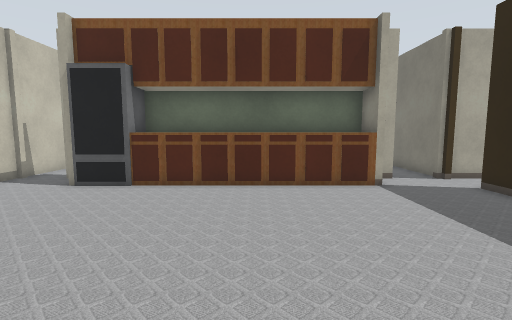
View 1 (above)

24 first-person views from a walk through a robot-simulator world made for Gazebo. The camera is 0.94 m above the floor, tilts 6° down and sees 85° across. Floor lines are 1 m apart. The floor is counted in squares, 0.5 m on a side. Each view is taken from the middle of a square. On the plan, view 1 faces up. The plan holds only what a view shows up to about 16 squares ahead; the rest is blank. The place goes on beyond the plan. Some surface patterns are stand-ins.

View 2
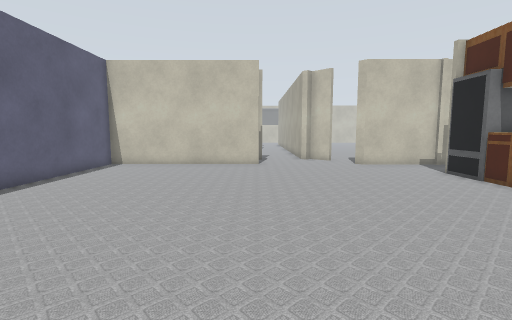

View 3
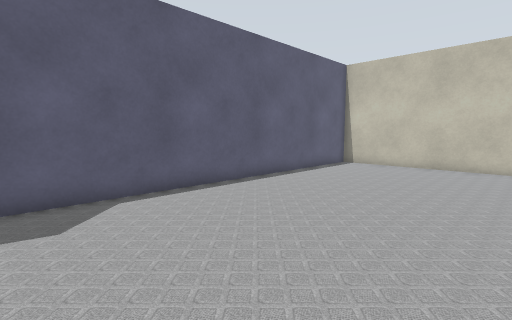

View 4
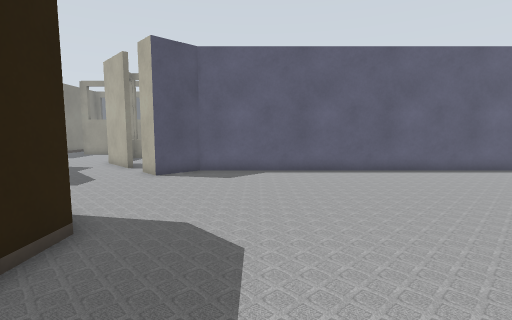

View 5
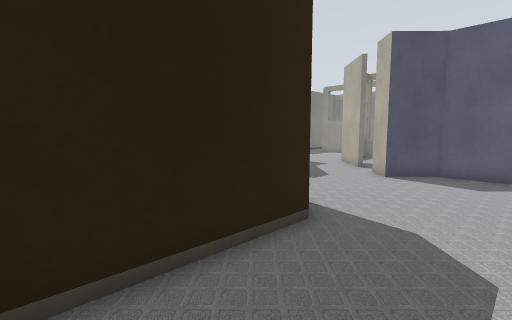

View 6
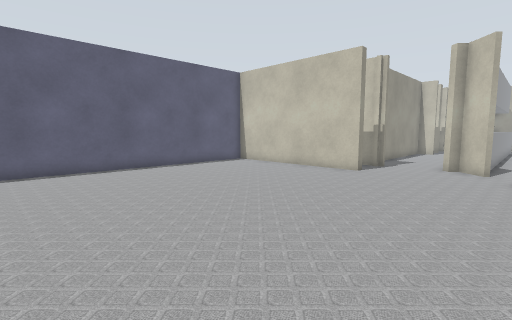

View 7
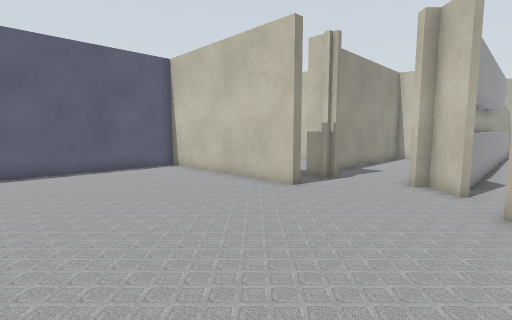

View 8
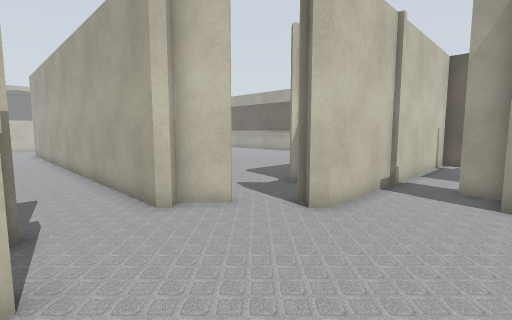

View 9
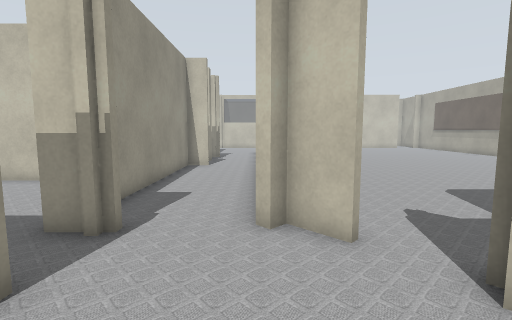

View 10
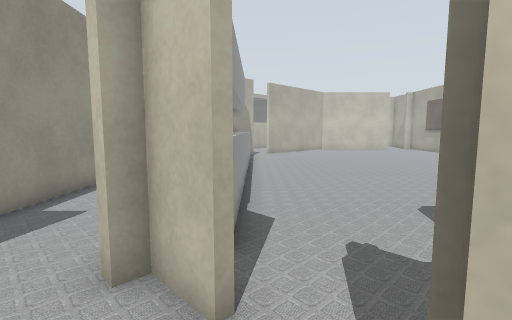

View 11
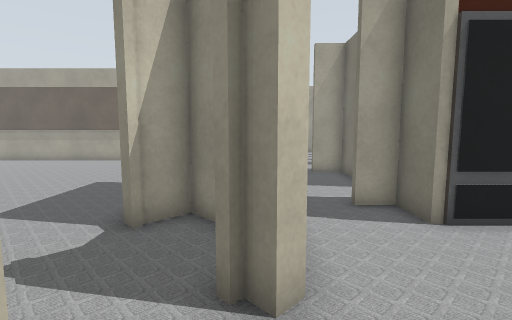

View 12
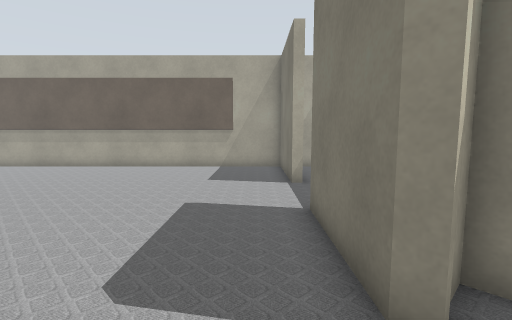

View 13
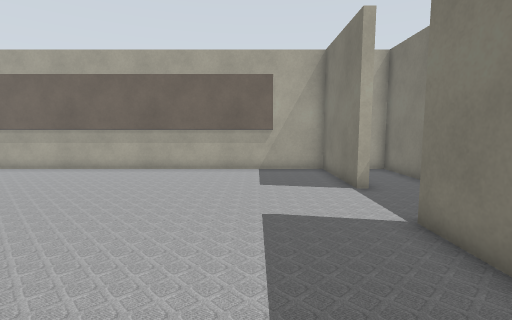

View 14
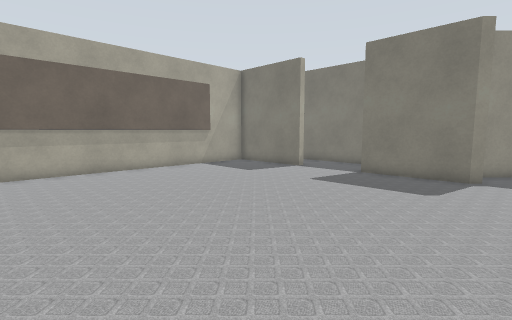

View 15
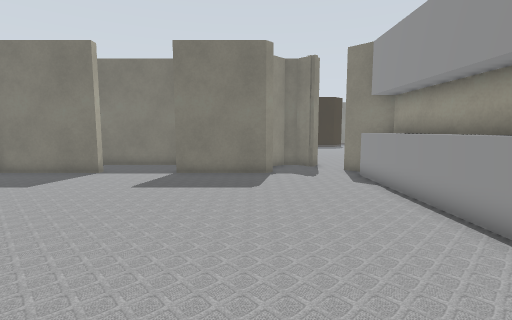

View 16
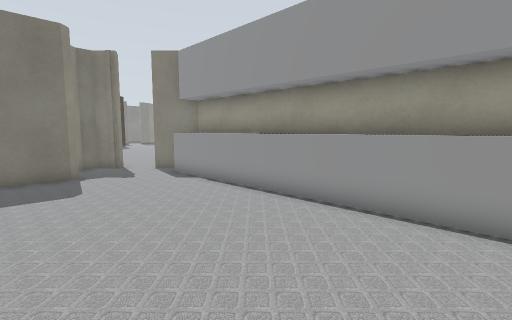

View 17
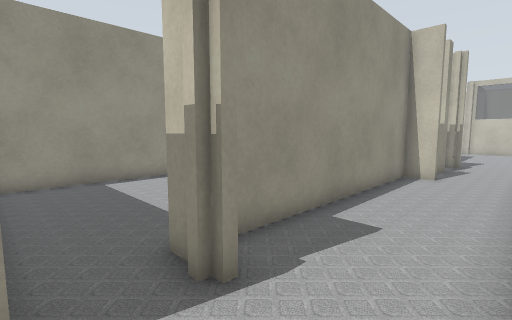

View 18
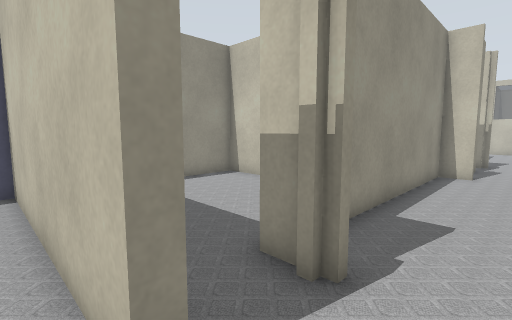

View 19
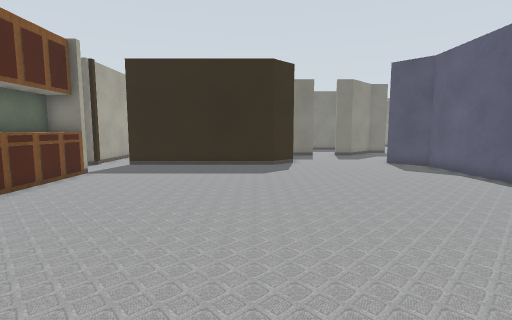

View 20
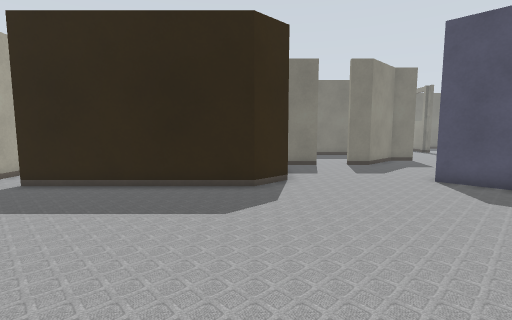

View 21
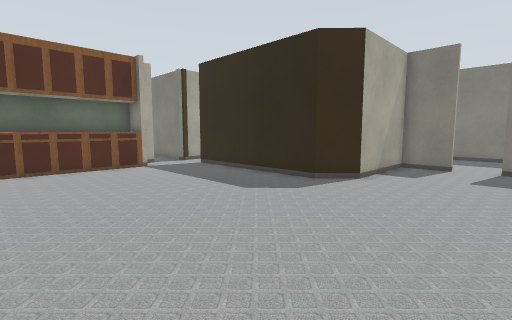

View 22
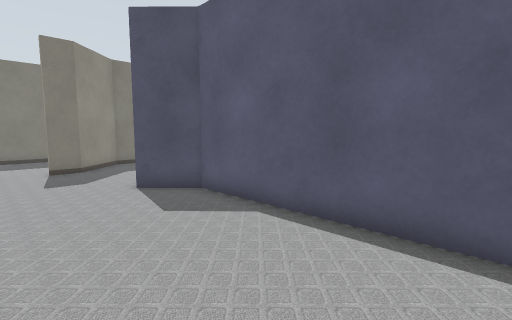

View 23
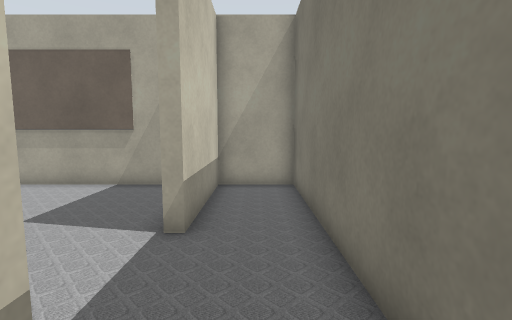

View 24
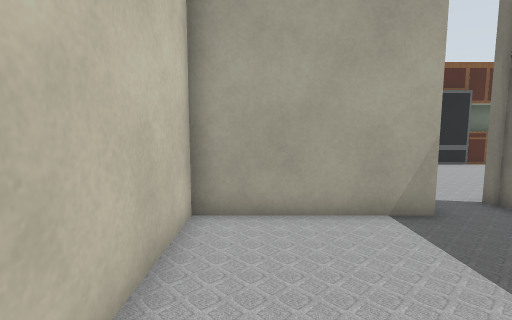

### Floor plan
Points are (right, up) in squares from view 1. A wall is a line through its corners. A room is listed if a view was taken in it or the views show most of it. See-through windows are left out.
Room 1 (views 1, 2, 3, 4, 5, 6, 7, 8, 9, 10, 18, 19, 20, 21, 22)
walls: (-9.7, 1.2) (-9.7, -7.1) (6.7, -7.1) (8.2, -5.6); (4.4, 9.4) (-6.4, 9.4) (-6.4, 10.9) (-7.5, 10.9); (4.1, 9.8) (-4.2, 9.8); (9.6, -0.2) (8.6, -0.2) (7.3, 1.1) (7.3, 9); (-9.4, 11) (-9.4, 7) (-9.8, 6.6)
ways out: opening at (-10, 4) to room 2; opening at (-8, 11) to room 6; opening at (5.5, 9) to room 7; opening at (8.5, -3)
Room 2 (views 11, 17)
walls: (-12, 0.9) (-12, 0.1); (-11.4, 5.7) (-12.5, 4.6) (-12.2, 4.3) (-12.4, 4) (-25.5, 4); (-22.2, 1.5) (-22.2, 0.3) (-13.1, 0.3); (-9.9, 0.5) (-9.9, 1.2) (-9.7, 1.2); (-9.8, 6.6) (-10.3, 7.1) (-9.7, 7.8) (-9.7, 8.5) (-11.5, 10.3); (-24.8, 4.2) (-13.2, 4.2) (-11.6, 5.9); (-25, 1.2) (-24.2, 1.2)
ways out: opening at (-10, 4) to room 1; opening at (-12.5, 8) to room 3; opening at (-11, 0.5) to room 5
Room 3 (views 12, 13, 14, 15, 16)
walls: (-12.7, 17) (-12.7, 21.7) (-25.5, 21.7); (-11.5, 10.3) (-12.4, 9.3) (-12.7, 9.6) (-12.7, 13.6); (-24.6, 5.2) (-13.2, 5.2)
low walls: (-24.9, 5.6) (-13.1, 5.6)
ways out: opening at (-12.5, 8) to room 2; opening at (-12.5, 15) to room 4
Room 4 (view 23)
walls: (-9.7, 13.2) (-9.7, 21.7) (-12.3, 21.7) (-12.3, 17) (-12.7, 17)
ways out: opening at (-12.5, 15) to room 3
Room 5 (view 24)
walls: (-12, 0.1) (-17.4, 0.1) (-17.4, -7.1) (-10.4, -7.1)
ways out: opening at (-11, 0.5) to room 2
Room 6 (no view inside)
walls: (-6.1, 15.1) (-6.1, 16.7) (-7.5, 16.7); (-9.4, 16.6) (-9.4, 11.2)
ways out: opening at (-8, 11) to room 1
Room 7 (no view inside)
walls: (5.5, 10.9) (4.9, 10.9); (8.6, 10.9) (7.6, 10.9)
ways out: opening at (5.5, 9) to room 1; opening at (6, 11); opening at (7.5, 10)

Positions as (right, up) in squares from view 1, and headings:
1: (0, 0), facing up
2: (6, 1), facing left
3: (6, 1), facing down-left
4: (4, 6), facing down
5: (4, 6), facing down-right
6: (3, 7), facing down-left
7: (-2, 7), facing down-left
8: (-6, 1), facing up-left
9: (-7, 4), facing left
10: (-9, 6), facing left
11: (-10, 4), facing up
12: (-14, 7), facing up
13: (-16, 8), facing up
14: (-25, 8), facing up-right
15: (-25, 10), facing right
16: (-25, 12), facing down-right
17: (-10, 4), facing down-left
18: (-9, 3), facing down-left
19: (-8, 2), facing right
20: (-2, 1), facing right
21: (-2, -5), facing up-right
22: (-1, -2), facing down-right
23: (-11, 12), facing up
24: (-16, -6), facing up
